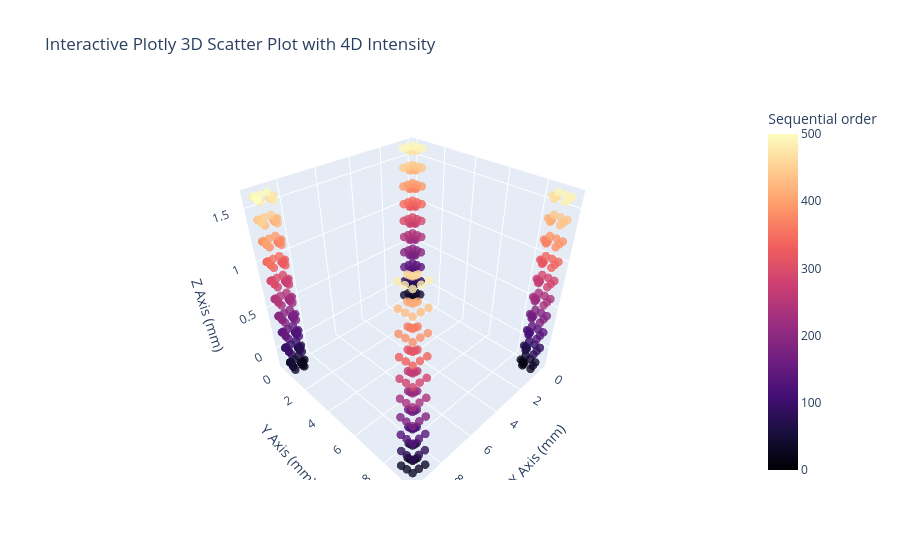

Notebook code cell kept with this figure:
### Code cell
display_waypoints(waypoints)

### Figure 1 — Plotly figure (JSON) as saved in the notebook; plotly's stock layout.template omitted (floating-point values rounded to 4 significant figures; data arrays with more than 128 entries replaced by an {"elided": "..."} marker saying what was removed)
{"data": [{"hovertemplate": "X Axis (mm)=%{x}<br>Y Axis (mm)=%{y}<br>Z Axis (mm)=%{z}<br>Sequential order=%{marker.color}<extra></extra>", "legendgroup": "", "marker": {"color": {"elided": "501 int values"}, "coloraxis": "coloraxis", "opacity": 0.8, "size": 5, "symbol": "circle"}, "mode": "markers", "name": "", "scene": "scene", "showlegend": false, "type": "scatter3d", "x": {"elided": "501 float values"}, "y": {"elided": "501 float values"}, "z": {"elided": "501 float values"}}], "layout": {"coloraxis": {"autocolorscale": false, "colorbar": {"title": {"text": "Sequential order"}}, "colorscale": [[0, "#000004"], [0.1111, "#180f3d"], [0.2222, "#440f76"], [0.3333, "#721f81"], [0.4444, "#9e2f7f"], [0.5556, "#cd4071"], [0.6667, "#f1605d"], [0.7778, "#fd9668"], [0.8889, "#feca8d"], [1, "#fcfdbf"]]}, "legend": {"tracegroupgap": 0}, "scene": {"domain": {"x": [0, 1], "y": [0, 1]}, "xaxis": {"title": {"text": "X Axis (mm)"}}, "yaxis": {"title": {"text": "Y Axis (mm)"}}, "zaxis": {"title": {"text": "Z Axis (mm)"}}}, "title": {"text": "Interactive Plotly 3D Scatter Plot with 4D Intensity"}}}
